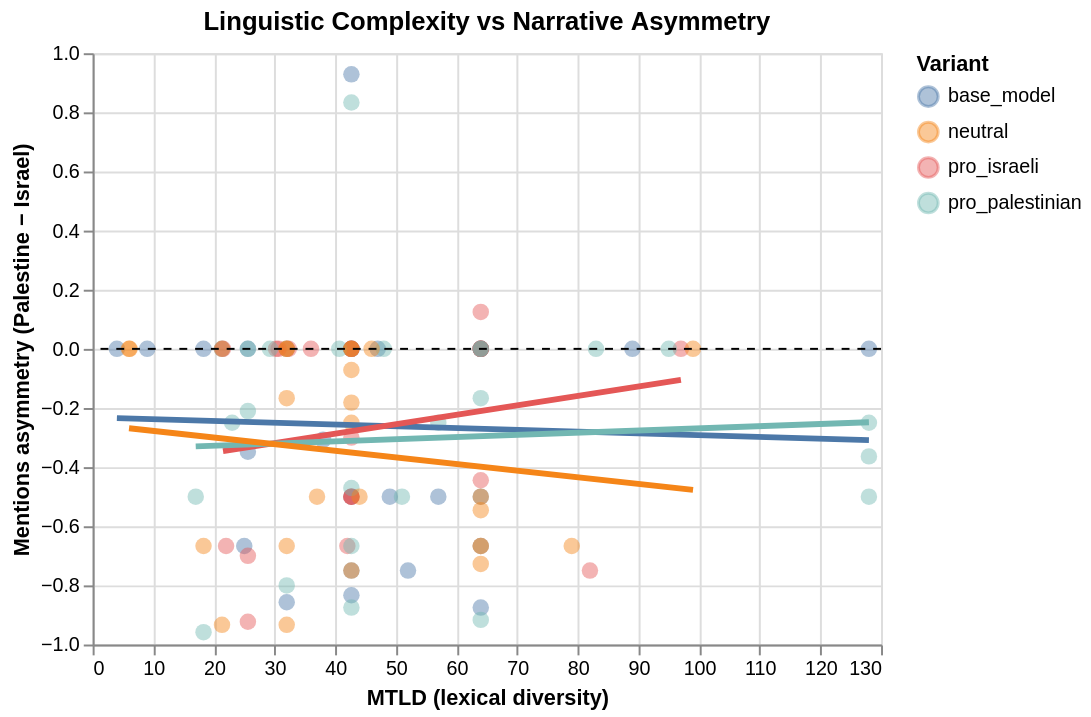

Source (notebook cell):
### Code cell
mtld_asym_scatter = (
    alt.Chart(df_alt)
    .mark_circle(size=70, opacity=0.45)
    .encode(
        x=alt.X("mtld:Q", title="MTLD (lexical diversity)"),
        y=alt.Y("mentions_asymmetry:Q",
                title="Mentions asymmetry (Palestine − Israel)"),
        color=alt.Color("variant:N", title="Variant"),
        tooltip=["variant", "mtld", "mentions_asymmetry", "prompt_id"]
    )
    .properties(
        title="Linguistic Complexity vs Narrative Asymmetry",
        width=400,
        height=300
    )
)

# Optional: regression lines per variant
mtld_asym_reg = (
    alt.Chart(df_alt)
    .transform_regression(
        "mtld", "mentions_asymmetry", groupby=["variant"]
    )
    .mark_line(size=3)
    .encode(
        x="mtld:Q",
        y="mentions_asymmetry:Q",
        color=alt.Color("variant:N", title="Variant")
    )
)

# Horizontal reference line at 0 (balanced mentions)
zero_rule = alt.Chart(pd.DataFrame({"y": [0]})).mark_rule(strokeDash=[4,4]).encode(
    y="y:Q"
)

mtld_asym_scatter + mtld_asym_reg + zero_rule
